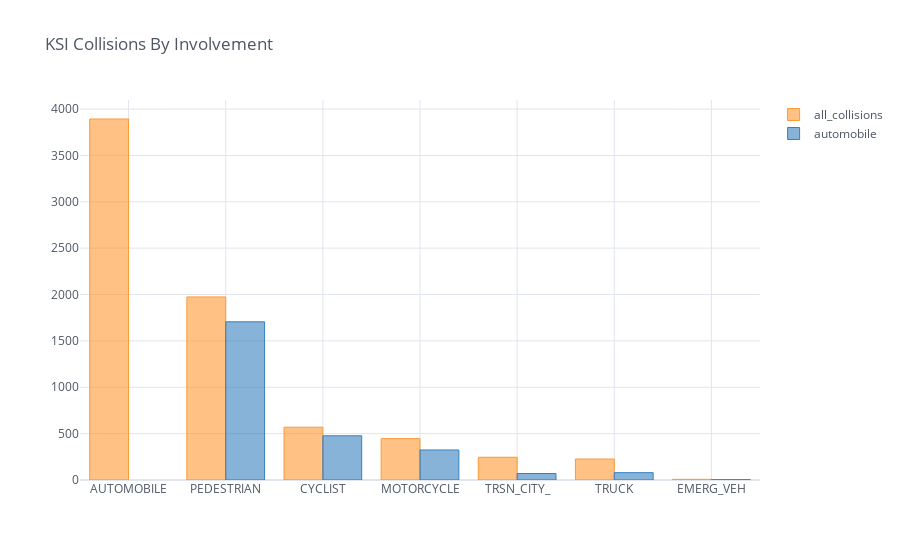

Notebook code cell kept with this figure:
### Markdown cell above
#### KSI Collisions By Involvement

Next let's look at the distribution of collisions by transportation type or vehicular involvement.

### Code cell
# Get the collision types defined by the method of transportation or vehicular involvement
ksi_involve_columns = ['PEDESTRIAN', 'CYCLIST', 'AUTOMOBILE', 'MOTORCYCLE', 'TRUCK', 'TRSN_CITY_', 'EMERG_VEH']
ksi_involve_columns = [c for c in ksi_involve_columns if c in ksi.columns]

# Get the automobile portion of collisions
ksi_involve_auto = ksi[ksi_involve_columns].apply(lambda c: c * ksi.AUTOMOBILE)
ksi_involve_auto = ksi_involve_auto.sum()
ksi_involve_auto.AUTOMOBILE = None

# Get the sums for the columns
ksi_involve = pd.DataFrame({
    'collision_type': ksi_involve_columns,
    'all_collisions': ksi_summary.loc['sum', ksi_involve_columns],
    'automobile': ksi_involve_auto
})
ksi_involve = ksi_involve.sort_values(by = 'all_collisions', ascending = False)

# Plot the number of collisions per type
ksi_involve.iplot(
    kind = 'bar',
    x = 'collision_type',
    y = ['all_collisions', 'automobile'],
    title = 'KSI Collisions By Involvement',
    barmode = 'group'
)

### Figure 1 — Plotly figure (JSON) as saved in the notebook; plotly's stock layout.template omitted (floating-point values rounded to 4 significant figures)
{"data": [{"marker": {"color": "rgba(255, 153, 51, 0.6)", "line": {"color": "rgba(255, 153, 51, 1.0)", "width": 1}}, "name": "all_collisions", "orientation": "v", "text": "", "type": "bar", "x": ["AUTOMOBILE", "PEDESTRIAN", "CYCLIST", "MOTORCYCLE", "TRSN_CITY_", "TRUCK", "EMERG_VEH"], "y": [3893, 1974, 569, 446, 245, 226, 7]}, {"marker": {"color": "rgba(55, 128, 191, 0.6)", "line": {"color": "rgba(55, 128, 191, 1.0)", "width": 1}}, "name": "automobile", "orientation": "v", "text": "", "type": "bar", "x": ["AUTOMOBILE", "PEDESTRIAN", "CYCLIST", "MOTORCYCLE", "TRSN_CITY_", "TRUCK", "EMERG_VEH"], "y": ["", 1706, 477, 324, 70, 79, 4]}], "layout": {"barmode": "group", "legend": {"bgcolor": "#FFFFFF", "font": {"color": "#4D5663"}}, "paper_bgcolor": "#FFFFFF", "plot_bgcolor": "#FFFFFF", "title": {"font": {"color": "#4D5663"}, "text": "KSI Collisions By Involvement"}, "xaxis": {"gridcolor": "#E1E5ED", "showgrid": true, "tickfont": {"color": "#4D5663"}, "title": {"font": {"color": "#4D5663"}, "text": ""}, "zerolinecolor": "#E1E5ED"}, "yaxis": {"gridcolor": "#E1E5ED", "showgrid": true, "tickfont": {"color": "#4D5663"}, "title": {"font": {"color": "#4D5663"}, "text": ""}, "zerolinecolor": "#E1E5ED"}}}
